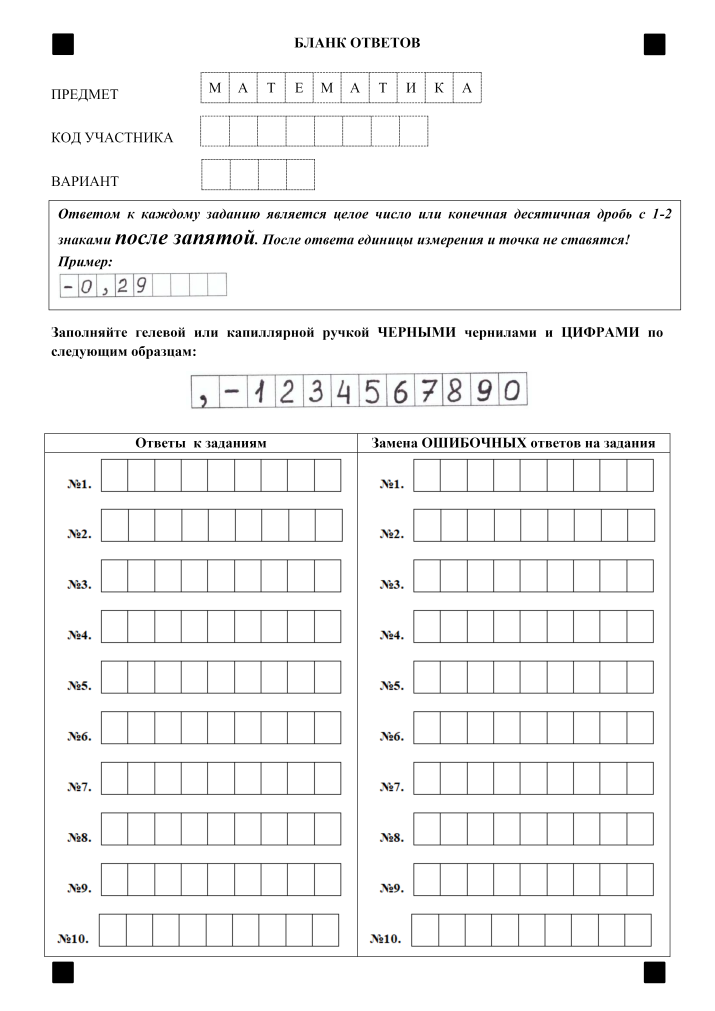
#> input picture template.jpg, 3571 x 5051 px (shown at 1/5 size)
$ jupyter execute prepare_json.ipynb
#> lines starting #> are read from the running program, lines starting #| are printed output that depends on the picture; after the words box and inside, x2 and y2 are one past the last pixel; in counts of white or black regions, pixels touching at a corner belong together
[cell 1]
import pandas as pd
import base64
from openai import OpenAI
import json
from pydantic import BaseModel
import cv2
import numpy as np
import fitz
from PIL import Image
from io import BytesIO
pd.set_option('display.max_columns', None)
from typing import Optional
import matplotlib.pyplot as plt
import json


import pandas as pd
from openpyxl import Workbook
from openpyxl.utils.dataframe import dataframe_to_rows
from openpyxl.styles import Alignment, Border, Side, Font

[cell 2]
def get_contours(image_path):
    # Загрузка изображения
#> called with image_path = 'template.jpg'
    image = cv2.imread(image_path, cv2.IMREAD_GRAYSCALE)
#> image: shape (5051, 3571); min 0, max 255, mean 244.8

    # Инвертируем изображение (пунктирные линии должны быть белыми)
    _, binary = cv2.threshold(image, 150, 255, cv2.THRESH_BINARY_INV)
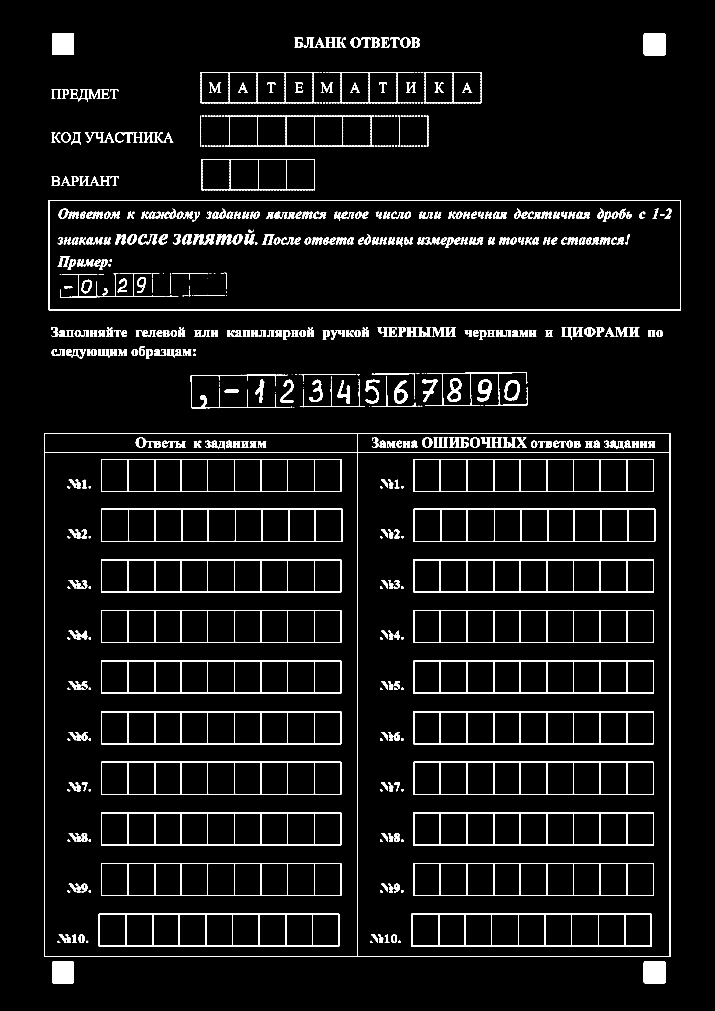
#> binary: shape (5051, 3571) (shown at 1/5 size); 4.4% white; 1237 white regions (47 under 20 px)

    # Применяем размытие, чтобы убрать шум
    blurred = cv2.GaussianBlur(binary, (5, 5), 0)
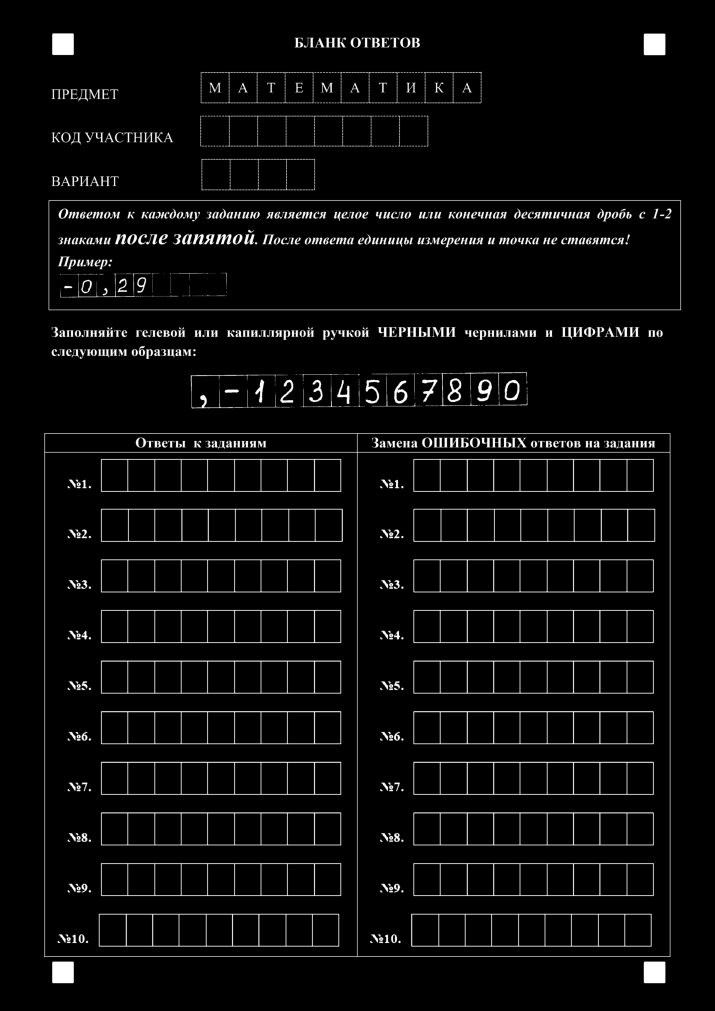
#> blurred: shape (5051, 3571) (shown at 1/5 size); min 0, max 255, mean 11.1

    # Используем морфологию для выделения прямоугольных структур
    kernel = cv2.getStructuringElement(cv2.MORPH_RECT, (5, 5))
    processed = cv2.morphologyEx(blurred, cv2.MORPH_CLOSE, kernel, iterations=1)

    # Поиск контуров
    contours, _ = cv2.findContours(processed, cv2.RETR_TREE, cv2.CHAIN_APPROX_SIMPLE)
#> contours = 689 contours; largest, box (x1, y1, x2, y2) and area: (219, 2164, 3354, 4787) 8211637, (1789, 2264, 3348, 4780) 3918366, (226, 2264, 1784, 4780) 3915853, (241, 999, 3407, 1553) 1750244, (247, 1005, 3401, 1547) 1705771
    contours = sorted(contours, key=lambda x: x[0][0][1])
    contours = sorted(contours, key=lambda x: x[0][0][0])
    contours = sorted(contours, key=lambda c: (cv2.boundingRect(c)[1], cv2.boundingRect(c)[0]))

    # Копия изображения для отображения результатов
    output = cv2.cvtColor(image, cv2.COLOR_GRAY2BGR)

    # Фильтруем и выделяем только прямоугольные блоки
    contours_valid = []
    for contour in contours:
        x, y, w, h = cv2.boundingRect(contour)
        # Условие для фильтрации блоков по размеру
        if 100 < w < 150 and 100 < h < 200:  # Подстраивайте размеры под бланк
            contours_valid.append(contour)
            cv2.rectangle(output, (x, y), (x + w, y + h), (0, 255, 0), 2)
#> this loop made 689 passes
#> (x, y, w, h) on passes 1 to 3: (259, 165, 112, 112), (3217, 166, 112, 112), (1470, 186, 263, 54)
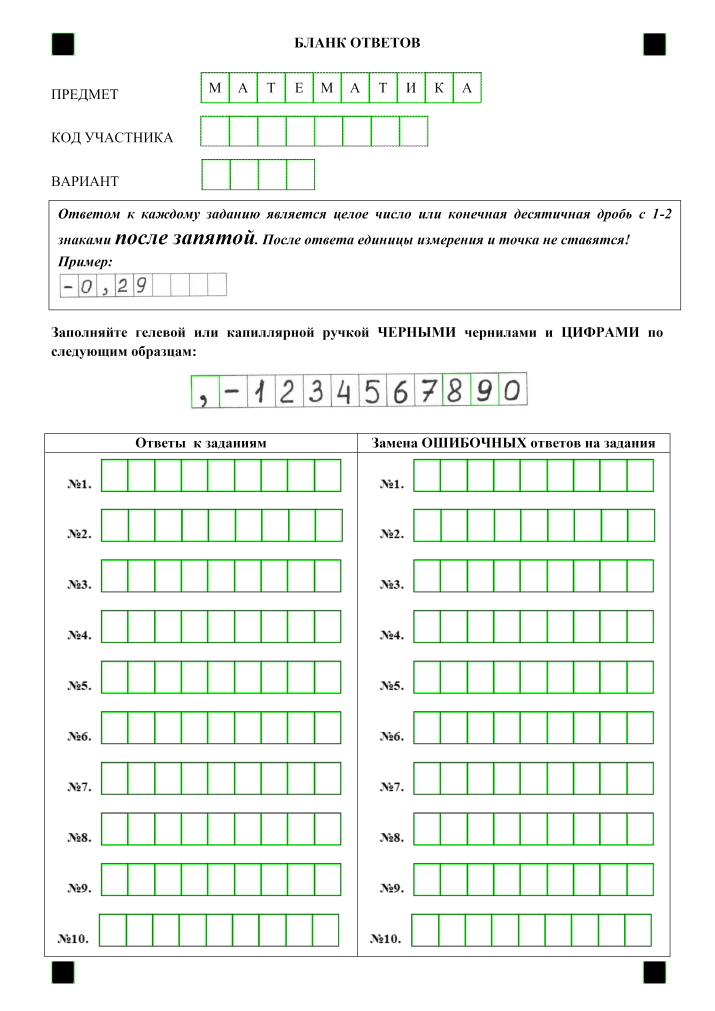
#> output: shape (5051, 3571, 3) (shown at 1/5 size); mean B, G, R 240.8, 245.8, 240.8
#> after the loop, contours_valid = 209 contours; largest, box (x1, y1, x2, y2) and area: (2215, 1869, 2354, 2026) 20972, (2355, 1867, 2494, 2025) 20958, (2072, 2549, 2202, 2704) 19848, (2603, 2802, 2733, 2957) 19848, (2603, 3055, 2733, 3210) 19848

    return contours_valid, output

def visualize_row(contours, image_path):
    # Копия изображения для отображения результатов
    image = cv2.imread(image_path, cv2.IMREAD_GRAYSCALE)
    output = cv2.cvtColor(image, cv2.COLOR_GRAY2BGR)

    # Фильтруем и выделяем только прямоугольные блоки
    contours_valid = []
    for contour in contours:
        x, y, w, h = cv2.boundingRect(contour)
        # Условие для фильтрации блоков по размеру
        if 100 < w < 150 and 100 < h < 200:  # Подстраивайте размеры под бланк
            contours_valid.append(contour)
            cv2.rectangle(output, (x, y), (x + w, y + h), (0, 255, 0), 2)

    return output

def get_aligned_pic(template_path, filled_form_path, scale_factor = 0.25):

    # 1. Считываем два изображения
    template = cv2.imread(template_path, 0)   # шаблон (пустой бланк)
    height, width = template.shape
    template = cv2.resize(template, (int(height*scale_factor), int(width*scale_factor)), interpolation=cv2.INTER_AREA)
    filled   = cv2.imread(filled_form_path, 0) # заполненный бланк

    # Приведение заполненного бланка к размеру и разрешению шаблона
    filled = cv2.resize(filled, (template.shape[1], template.shape[0]), interpolation=cv2.INTER_AREA)

    # Нахождение ключевых точек и дескрипторов
    sift = cv2.SIFT_create()
    kp1, des1 = sift.detectAndCompute(template, None)
    kp2, des2 = sift.detectAndCompute(filled, None)

    # Сопоставление точек
    bf = cv2.BFMatcher(cv2.NORM_L2, crossCheck=True)
    matches = bf.match(des1, des2)
    matches = sorted(matches, key=lambda x: x.distance)

    # Используем лучшие сопоставления
    good_matches = matches
    src_pts = np.float32([kp1[m.queryIdx].pt for m in good_matches]).reshape(-1, 1, 2)
    dst_pts = np.float32([kp2[m.trainIdx].pt for m in good_matches]).reshape(-1, 1, 2)

    # Вычисление матрицы гомографии
    matrix, mask = cv2.findHomography(dst_pts, src_pts, cv2.RANSAC, 5.0)

    # Применение перспективного преобразования
    h, w = template.shape
    aligned_image = cv2.warpPerspective(filled, matrix, (w, h))

    aligned_image = cv2.resize(aligned_image, (width, height), interpolation=cv2.INTER_AREA)
    # Сохранение результата
    cv2.imwrite('aligned_form.jpg', aligned_image)

    return aligned_image

[cell 3]
contours, output = get_contours("template.jpg")
#> contours has the same summary as contours_valid in get_contours

[cell 4]
contours = contours[2:-2]
#> contours = 205 contours; largest, box (x1, y1, x2, y2) and area: (2215, 1869, 2354, 2026) 20972, (2355, 1867, 2494, 2025) 20958, (2072, 2549, 2202, 2704) 19848, (2603, 2802, 2733, 2957) 19848, (2603, 3055, 2733, 3210) 19848

[cell 5]
len(contours)
#> Out = 205

[cell 6]
output1 = visualize_row(contours, "template.jpg")
#> the loop in visualize_row, `for contour in contours:` made 205 passes
#> (x, y, w, h) on passes 1 to 3: (1008, 365, 135, 147), (1148, 365, 135, 147), (1288, 365, 135, 147)
# img = get_aligned_pic("test_pics/valid_format/template.jpg", "test_pics/valid_format/page-1.jpg", scale_factor = 0.3)
# output2 = visualize_row(contours, "aligned_form.jpg")
plt.figure(figsize=(10, 10))  # Make the plot bigger
plt.imshow(output1, cmap='gray')
# plt.imshow(output2, cmap='gray')
plt.show()

[cell 7]
numb_cells_dict = {'subject':10,
                   'user_id':8,
                   'version':4,
                   'answer1':9,
                   'correction1':9,
                   'answer2':9,
                   'correction2':9,
                   'answer3':9,
                   'correction3':9,
                   'answer4':9,
                   'correction4':9,
                   'answer5':9,
                   'correction5':9,
                   'answer6':9,
                   'correction6':9,
                   'answer7':9,
                   'correction7':9,
                   'answer8':9,
                   'correction8':9,
                   'answer9':9,
                   'correction9':9,
                   'answer10':9,
                   'correction10':9}

contours, output = get_contours("template.jpg")
#> the loop in get_contours (call 2), `for contour in contours:` made 689 passes
#> contour on pass 54: [[1000, 577], [1000, 733], [2142, 733], [2142, 577]]
contours = contours[2:-2]


rows_dict = {}
j= 0
for key, value in numb_cells_dict.items():
    rows_dict[key] = dict()
    for i in range(value):
        rows_dict[key][i] = contours[j]
        j+=1

[cell 8]
rows_processed_json = {}
for key in rows_dict.keys():
    rows_processed_json[key] = {}
    for i in range(len(rows_dict[key])):
        x, y, w, h = cv2.boundingRect(np.array(rows_dict[key][i]))
        rows_processed_json[key][f'cell{i}'] = dict(x=x, y=y, w=w, h=h, row_name=key, value=None, cell_number=i)
#> this loop made 23 passes

# save to json
with open('rows_data.json', 'w') as json_file:
    json.dump(rows_processed_json, json_file)
